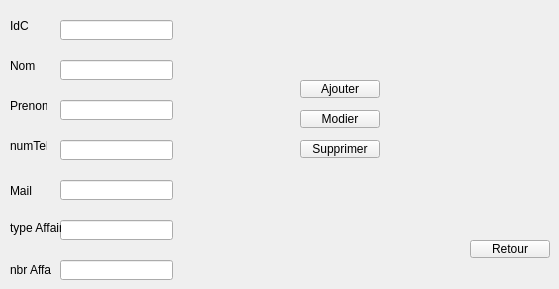
           <widget class="QWidget" name="gerer">
            <widget class="QPushButton" name="ajout">
             <property name="geometry">
              <rect>
               <x>300</x>
               <y>80</y>
               <width>80</width>
               <height>18</height>
              </rect>
             </property>
             <property name="text">
              <string>Ajouter</string>
             </property>
            </widget>
            <widget class="QPushButton" name="mod">
             <property name="geometry">
              <rect>
               <x>300</x>
               <y>110</y>
               <width>80</width>
               <height>18</height>
              </rect>
             </property>
             <property name="text">
              <string>Modier</string>
             </property>
            </widget>
            <widget class="QPushButton" name="supp">
             <property name="geometry">
              <rect>
               <x>300</x>
               <y>140</y>
               <width>80</width>
               <height>18</height>
              </rect>
             </property>
             <property name="text">
              <string>Supprimer</string>
             </property>
            </widget>
            <widget class="QLineEdit" name="idc">
             <property name="geometry">
              <rect>
               <x>60</x>
               <y>20</y>
               <width>113</width>
               <height>20</height>
              </rect>
             </property>
            </widget>
            <widget class="QLineEdit" name="nom">
             <property name="geometry">
              <rect>
               <x>60</x>
               <y>60</y>
               <width>113</width>
               <height>20</height>
              </rect>
             </property>
            </widget>
            <widget class="QLineEdit" name="prenom">
             <property name="geometry">
              <rect>
               <x>60</x>
               <y>100</y>
               <width>113</width>
               <height>20</height>
              </rect>
             </property>
            </widget>
            <widget class="QLineEdit" name="numtel">
             <property name="geometry">
              <rect>
               <x>60</x>
               <y>140</y>
               <width>113</width>
               <height>20</height>
              </rect>
             </property>
            </widget>
            <widget class="QLineEdit" name="mail">
             <property name="geometry">
              <rect>
               <x>60</x>
               <y>180</y>
               <width>113</width>
               <height>20</height>
              </rect>
             </property>
            </widget>
            <widget class="QLineEdit" name="typeaff">
             <property name="geometry">
              <rect>
               <x>60</x>
               <y>220</y>
               <width>113</width>
               <height>20</height>
              </rect>
             </property>
            </widget>
            <widget class="QLineEdit" name="nbraff">
             <property name="geometry">
              <rect>
               <x>60</x>
               <y>260</y>
               <width>113</width>
               <height>20</height>
              </rect>
             </property>
            </widget>
            <widget class="QLabel" name="label_13">
             <property name="geometry">
              <rect>
               <x>10</x>
               <y>60</y>
               <width>37</width>
               <height>12</height>
              </rect>
             </property>
             <property name="text">
              <string>Nom</string>
             </property>
            </widget>
            <widget class="QLabel" name="label_14">
             <property name="geometry">
              <rect>
               <x>10</x>
               <y>20</y>
               <width>37</width>
               <height>12</height>
              </rect>
             </property>
             <property name="text">
              <string>IdC</string>
             </property>
            </widget>
            <widget class="QLabel" name="label_15">
             <property name="geometry">
              <rect>
               <x>10</x>
               <y>100</y>
               <width>37</width>
               <height>12</height>
              </rect>
             </property>
             <property name="text">
              <string>Prenom</string>
             </property>
            </widget>
            <widget class="QLabel" name="label_16">
             <property name="geometry">
              <rect>
               <x>10</x>
               <y>140</y>
               <width>37</width>
               <height>12</height>
              </rect>
             </property>
             <property name="text">
              <string>numTel</string>
             </property>
            </widget>
            <widget class="QLabel" name="label_17">
             <property name="geometry">
              <rect>
               <x>10</x>
               <y>180</y>
               <width>37</width>
               <height>21</height>
              </rect>
             </property>
             <property name="text">
              <string>Mail</string>
             </property>
            </widget>
            <widget class="QLabel" name="label_18">
             <property name="geometry">
              <rect>
               <x>10</x>
               <y>220</y>
               <width>51</width>
               <height>16</height>
              </rect>
             </property>
             <property name="text">
              <string>type Affaire</string>
             </property>
            </widget>
            <widget class="QLabel" name="label_19">
             <property name="geometry">
              <rect>
               <x>10</x>
               <y>260</y>
               <width>41</width>
               <height>20</height>
              </rect>
             </property>
             <property name="text">
              <string>nbr Affaire</string>
             </property>
            </widget>
            <widget class="QPushButton" name="retour">
             <property name="geometry">
              <rect>
               <x>470</x>
               <y>240</y>
               <width>80</width>
               <height>18</height>
              </rect>
             </property>
             <property name="text">
              <string>Retour</string>
             </property>
            </widget>
           </widget>
